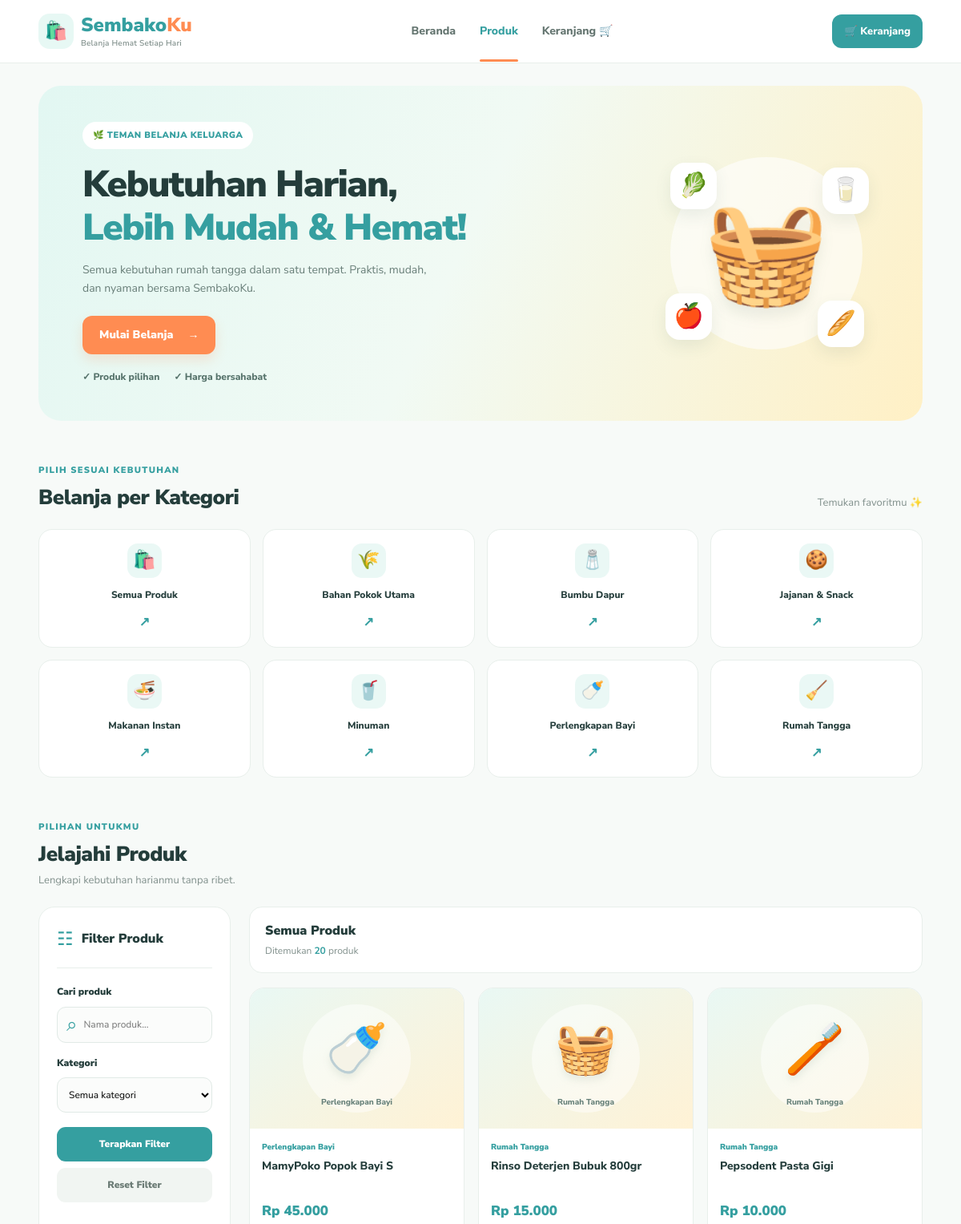
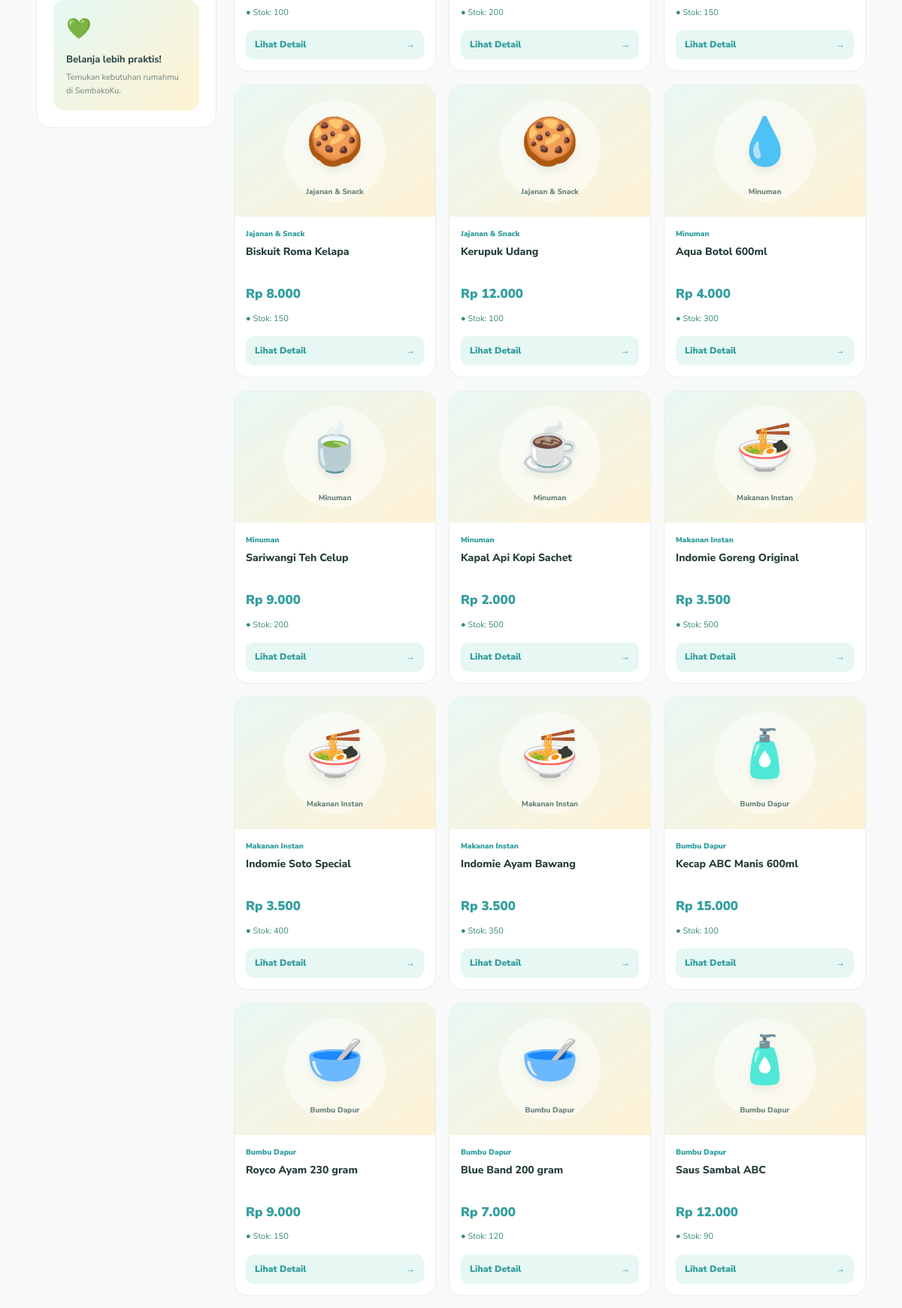
/produk.php (upper part), run on the app's committed database (2 pictures, top to bottom).
### tables this page shows
CREATE TABLE `categories` (
  `id` bigint(20) NOT NULL,
  `name` varchar(100) NOT NULL,
  `slug` varchar(100) DEFAULT NULL,
  `image` varchar(255) DEFAULT NULL,
  `description` text DEFAULT NULL,
  `status` tinyint(1) DEFAULT 1,
  `created_at` timestamp NOT NULL DEFAULT current_timestamp(),
  `updated_at` timestamp NOT NULL DEFAULT current_timestamp() ON UPDATE current_timestamp()
);

CREATE TABLE `products` (
  `id` bigint(20) NOT NULL,
  `category_id` bigint(20) DEFAULT NULL,
  `brand_id` bigint(20) DEFAULT NULL,
  `name` varchar(150) NOT NULL,
  `slug` varchar(150) DEFAULT NULL,
  `sku` varchar(50) DEFAULT NULL,
  `price` decimal(12,2) DEFAULT NULL,
  `discount_price` decimal(12,2) DEFAULT NULL,
  `weight` int(11) DEFAULT NULL,
  `stock` int(11) DEFAULT 0,
  `description` text DEFAULT NULL,
  `shipping_info` text DEFAULT NULL,
  `return_policy` text DEFAULT NULL,
  `status` enum('active','inactive') DEFAULT 'active',
  `created_at` timestamp NOT NULL DEFAULT current_timestamp(),
  `updated_at` timestamp NOT NULL DEFAULT current_timestamp() ON UPDATE current_timestamp()
);

### produk.php (the view, shortened to what this page needs)
<?php
require_once "koneksi.php";
$cari = trim($_GET['cari'] ?? '');
$sqlKategori = "SELECT id, name
                FROM categories
                WHERE status = 1
                ORDER BY name ASC";
$resultKategori = mysqli_query($conn, $sqlKategori);
$kategoriList = [];
if ($resultKategori) {
    while ($kat = mysqli_fetch_assoc($resultKategori)) {
        $kategoriList[] = $kat;
    }
}
$where = "p.status = 'active'";
$sqlProduk = "SELECT
                p.id, p.name, p.sku, p.price,
                p.discount_price, p.stock, p.description,
                c.name AS category_name
              FROM products p
              LEFT JOIN categories c ON p.category_id = c.id
              WHERE $where
              ORDER BY p.created_at DESC";
$resultProduk = mysqli_query($conn, $sqlProduk);
function rupiah($angka) {
    return 'Rp ' . number_format((float)$angka, 0, ',', '.');
}
function e($teks) {
    return htmlspecialchars((string)$teks, ENT_QUOTES, 'UTF-8');
}
function ikonKategori($nama) {
    $nama = strtolower($nama);
    if (strpos($nama, 'pokok') !== false ||
        strpos($nama, 'beras') !== false) return '🌾';
    if (strpos($nama, 'bumbu') !== false) return '🧂';
    if (strpos($nama, 'snack') !== false ||
        strpos($nama, 'jajanan') !== false) return '🍪';
    if (strpos($nama, 'instan') !== false) return '🍜';
    if (strpos($nama, 'minum') !== false) return '🥤';
    if (strpos($nama, 'bayi') !== false) return '🍼';
    if (strpos($nama, 'rumah') !== false) return '🧹';
    return '🛍️';
}
function ikonProduk($nama) {
    $nama = strtolower($nama);
    if (strpos($nama, 'beras') !== false) return '🌾';
    if (strpos($nama, 'minyak') !== false) return '🫒';
    if (strpos($nama, 'gula') !== false) return '🍚';
    if (strpos($nama, 'indomie') !== false ||
        strpos($nama, 'mi ') !== false) return '🍜';
    if (strpos($nama, 'kopi') !== false) return '☕';
    if (strpos($nama, 'teh') !== false) return '🍵';
    if (strpos($nama, 'aqua') !== false ||
        strpos($nama, 'air mineral') !== false) return '💧';
    if (strpos($nama, 'popok') !== false) return '🍼';
    if (strpos($nama, 'deterjen') !== false) return '🧺';
    if (strpos($nama, 'pasta gigi') !== false) return '🪥';
    if (strpos($nama, 'biskuit') !== false ||
        strpos($nama, 'kerupuk') !== false) return '🍪';
    if (strpos($nama, 'kecap') !== false ||
        strpos($nama, 'saus') !== false) return '🧴';
    if (strpos($nama, 'royco') !== false ||
        strpos($nama, 'blue band') !== false) return '🥣';
    return '🛒';
}
?>
<!DOCTYPE html>
<html lang="id">
<head>
    <link rel="stylesheet" href="css/style.css">
</head>
<body>
<header class="site-header">
    <div class="nav-inner container">
        <a href="index.php" class="brand-logo">
            <span class="brand-icon">🛍️</span>
            <span>Sembako<span class="logo-accent">Ku</span>
                <small>Belanja Hemat Setiap Hari</small>
            </span>
        </a>
        <nav class="main-nav">
            <a href="index.php">Beranda</a>
            <a href="produk.php" class="active">Produk</a>
            <a href="keranjang.php">Keranjang 🛒</a>
        </nav>
        <a href="keranjang.php" class="nav-cart">
            🛒 <span>Keranjang</span>
        </a>
    </div>
</header>
<main class="container page-content">
    <section class="hero-banner">
        <div class="hero-text">
            <span class="hero-badge">🌿 TEMAN BELANJA KELUARGA</span>
            <h1>Kebutuhan Harian,<br>
                <span>Lebih Mudah & Hemat!</span>
            </h1>
            <p>
                Semua kebutuhan rumah tangga dalam satu tempat.
                Praktis, mudah, dan nyaman bersama SembakoKu.
            </p>
            <a href="#katalog" class="hero-button">
                Mulai Belanja <span>→</span>
            </a>
            <div class="hero-benefits">
                <span>✓ Produk pilihan</span>
                <span>✓ Harga bersahabat</span>
            </div>
        </div>
        <div class="hero-illustration" aria-hidden="true">
            <div class="hero-circle"></div>
            <span class="hero-basket">🧺</span>
            <span class="floating-item item-one">🥬</span>
            <span class="floating-item item-two">🥛</span>
            <span class="floating-item item-three">🍎</span>
            <span class="floating-item item-four">🥖</span>
        </div>
    </section>
    <section class="category-section">
        <div class="section-title">
            <div>
                <span class="eyebrow">PILIH SESUAI KEBUTUHAN</span>
                <h2>Belanja per Kategori</h2>
            </div>
            <span class="section-note">Temukan favoritmu ✨</span>
        </div>
        <div class="category-grid">
            <a href="produk.php" class="category-card">
                <span class="category-emoji">🛍️</span>
                <span>Semua Produk</span>
                <span class="category-arrow">↗</span>
            </a>
            <?php foreach (array_slice($kategoriList, 0, 7) as $kat): ?>
                <a
                    href="produk.php?kategori=<?= (int)$kat['id'] ?>"
                    class="category-card"
                >
                    <span class="category-emoji">
                        <?= ikonKategori($kat['name']) ?>
                    </span>
                    <span><?= e($kat['name']) ?></span>
                    <span class="category-arrow">↗</span>
                </a>
            <?php endforeach; ?>
        </div>
    </section>
    <section class="catalog-section" id="katalog">
        <div class="section-title">
            <div>
                <span class="eyebrow">PILIHAN UNTUKMU</span>
                <h2>Jelajahi Produk</h2>
                <p class="section-subtitle">
                    Lengkapi kebutuhan harianmu tanpa ribet.
                </p>
            </div>
        </div>
        <div class="catalog-layout">
            <aside class="filter-sidebar">
                <div class="filter-heading">
                    <span>☷</span>
                    <h3>Filter Produk</h3>
                </div>
                <form action="produk.php" method="GET" class="filter-form">
                    <label for="cari">Cari produk</label>
                    <div class="search-box">
                        <span>⌕</span>
                        <input
                            id="cari"
                            type="text"
                            name="cari"
                            placeholder="Nama produk..."
                            value="<?= e($cari) ?>"
                        >
                    </div>
                    <label for="kategori">Kategori</label>
                    <select id="kategori" name="kategori">
                        <option value="0">Semua kategori</option>
                    </select>
                    <button type="submit" class="filter-button">
                        Terapkan Filter
                    </button>
                    <a href="produk.php" class="reset-button">
                        Reset Filter
                    </a>
                </form>
                <div class="sidebar-promo">
                    <span>💚</span>
                    <h4>Belanja lebih praktis!</h4>
                    <p>Temukan kebutuhan rumahmu di SembakoKu.</p>
                </div>
            </aside>
            <div class="catalog-main">
                <div class="catalog-toolbar">
                    <div>
                        <h3>
                            <?= $cari !== '' ? 'Hasil Pencarian' : 'Semua Produk' ?>
                        </h3>
                        <p>
                            Ditemukan
                            <strong><?= mysqli_num_rows($resultProduk) ?></strong>
                            produk
                        </p>
                    </div>
                </div>
                <div class="product-grid">
                    <?php if (mysqli_num_rows($resultProduk) > 0): ?>
                        <?php while ($produk = mysqli_fetch_assoc($resultProduk)): ?>
                            <?php
                            $harga = (float)($produk['price'] ?? 0);
                            $diskon = (float)($produk['discount_price'] ?? 0);
                            $adaDiskon = $diskon > 0 && $diskon < $harga;
                            $hargaFinal = $adaDiskon ? $diskon : $harga;
                            $stok = (int)$produk['stock'];
                            ?>
                            <article class="product-card">
                                <div class="product-visual">
                                    <span class="product-emoji">
                                        <?= ikonProduk($produk['name']) ?>
                                    </span>
                                    <span class="visual-category">
                                        <?= e($produk['category_name'] ?? 'Produk') ?>
                                    </span>
                                </div>
                                <div class="product-details">
                                    <p class="product-category">
                                        <?= e($produk['category_name'] ?? 'Tanpa kategori') ?>
                                    </p>
                                    <h3 class="product-name">
                                        <?= e($produk['name']) ?>
                                    </h3>
                                    <div class="price-area">
                                        <span class="product-price">
                                            <?= rupiah($hargaFinal) ?>
                                        </span>
                                    </div>
                                    <p class="stock-info <?= $stok > 0 ? 'in-stock' : 'out-stock' ?>">
                                        <span>●</span>
                                        <?= $stok > 0
                                            ? 'Stok: ' . $stok
                                            : 'Stok habis' ?>
                                    </p>
                                    <a
                                        href="detail-produk.php?id=<?= (int)$produk['id'] ?>"
                                        class="detail-button"
                                    >
                                        Lihat Detail <span>→</span>
                                    </a>
                                </div>
                            </article>
                        <?php endwhile; ?>
                    <?php endif; ?>
                </div>
            </div>
        </div>
    </section>
</main>
</body>
</html>

### data on the page
categories: name "🌾", name "Bahan Pokok Utama"
categories: name "🧂", name "Bumbu Dapur"
categories: name "🍪", name "Jajanan & Snack"
categories: name "🍜", name "Makanan Instan"
categories: name "🥤", name "Minuman"
categories: name "🍼", name "Perlengkapan Bayi"
categories: name "🧹", name "Rumah Tangga"
products: name "🍼", category.name "Perlengkapan Bayi", name "MamyPoko Popok Bayi S", rupiah($hargaFinal) "Rp 45.000", stock "100"
products: name "🧺", category.name "Rumah Tangga", name "Rinso Deterjen Bubuk 800gr", rupiah($hargaFinal) "Rp 15.000", stock "200"
products: name "🪥", category.name "Rumah Tangga", name "Pepsodent Pasta Gigi", rupiah($hargaFinal) "Rp 10.000", stock "150"
products: name "🍪", category.name "Jajanan & Snack", name "Biskuit Roma Kelapa", rupiah($hargaFinal) "Rp 8.000", stock "150"
products: name "🍪", category.name "Jajanan & Snack", name "Kerupuk Udang", rupiah($hargaFinal) "Rp 12.000", stock "100"
products: name "💧", category.name "Minuman", name "Aqua Botol 600ml", rupiah($hargaFinal) "Rp 4.000", stock "300"
products: name "🍵", category.name "Minuman", name "Sariwangi Teh Celup", rupiah($hargaFinal) "Rp 9.000", stock "200"
products: name "☕", category.name "Minuman", name "Kapal Api Kopi Sachet", rupiah($hargaFinal) "Rp 2.000", stock "500"
products: name "🍜", category.name "Makanan Instan", name "Indomie Goreng Original", rupiah($hargaFinal) "Rp 3.500", stock "500"
products: name "🍜", category.name "Makanan Instan", name "Indomie Soto Special", rupiah($hargaFinal) "Rp 3.500", stock "400"
products: name "🍜", category.name "Makanan Instan", name "Indomie Ayam Bawang", rupiah($hargaFinal) "Rp 3.500", stock "350"
products: name "🧴", category.name "Bumbu Dapur", name "Kecap ABC Manis 600ml", rupiah($hargaFinal) "Rp 15.000", stock "100"
products: name "🥣", category.name "Bumbu Dapur", name "Royco Ayam 230 gram", rupiah($hargaFinal) "Rp 9.000", stock "150"
products: name "🥣", category.name "Bumbu Dapur", name "Blue Band 200 gram", rupiah($hargaFinal) "Rp 7.000", stock "120"
products: name "🧴", category.name "Bumbu Dapur", name "Saus Sambal ABC", rupiah($hargaFinal) "Rp 12.000", stock "90"

### other printed values
mysqli_num_rows($resultProduk) "20"
